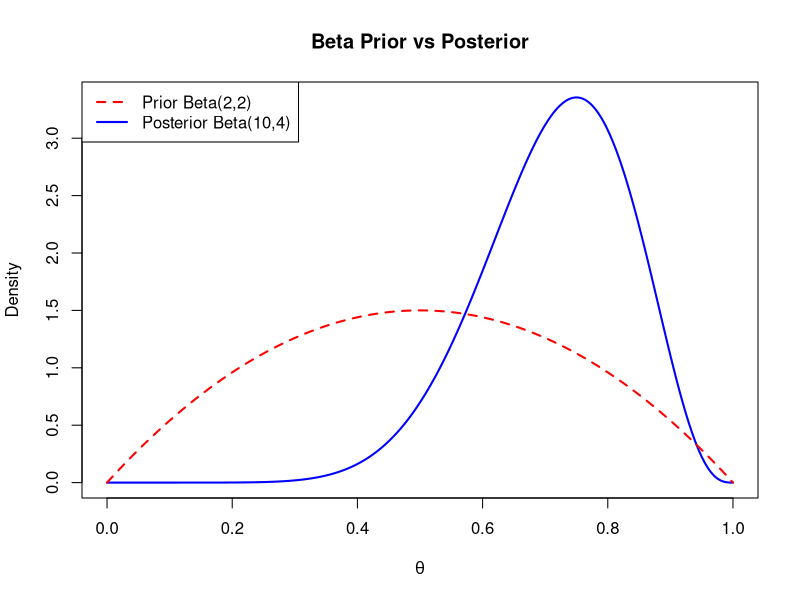
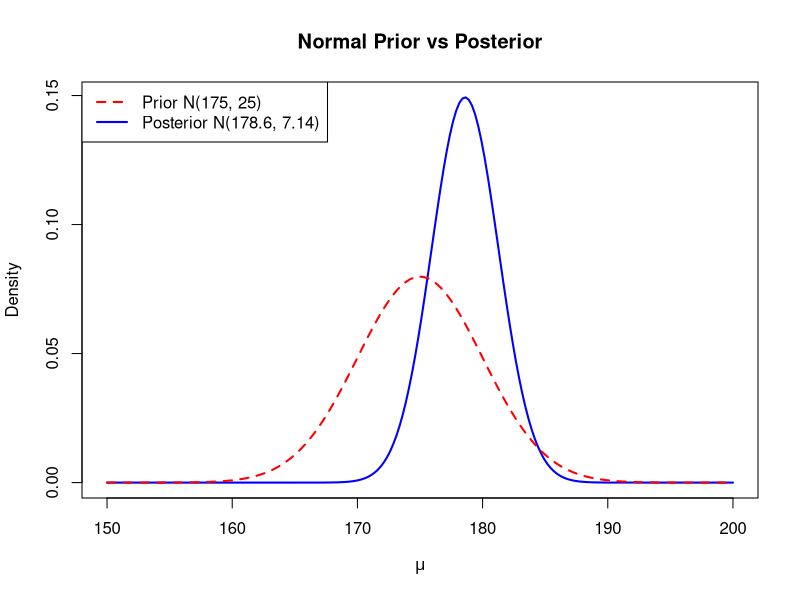
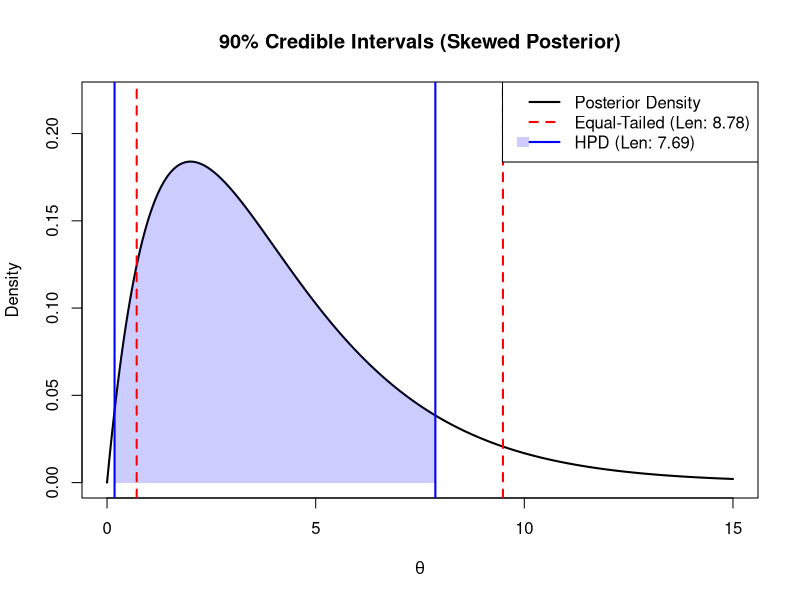
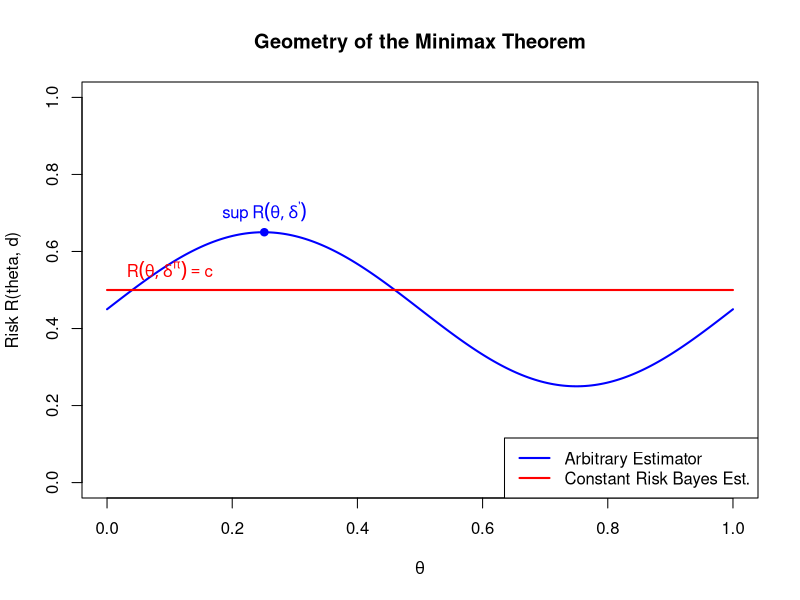
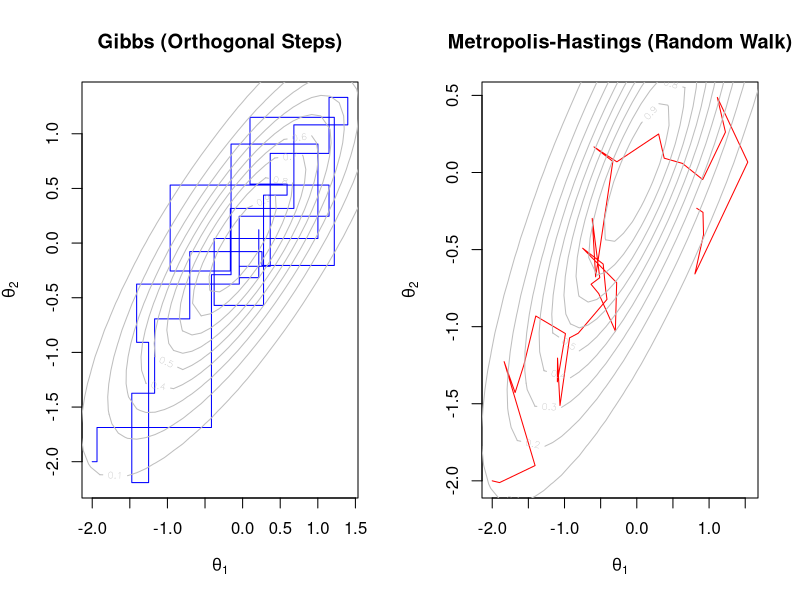

The R script that drew these images, in order: (Note: this script raises an error after producing the figures.)
## ---- chunk 1
#| label: fig-beta-conjugacy
#| fig-cap: "Prior vs Posterior for Beta-Binomial Example"
#| echo: true

theta <- seq(0, 1, length.out = 200)

# Prior: Beta(2, 2)
prior <- dbeta(theta, shape1 = 2, shape2 = 2)

# Posterior: Beta(10, 4)
posterior <- dbeta(theta, shape1 = 10, shape2 = 4)

plot(theta, posterior, type = 'l', lwd = 2, col = "blue",
     xlab = expression(theta), ylab = "Density",
     main = "Beta Prior vs Posterior", ylim = c(0, max(c(prior, posterior))))
lines(theta, prior, col = "red", lty = 2, lwd = 2)
legend("topleft", legend = c("Prior Beta(2,2)", "Posterior Beta(10,4)"),
       col = c("red", "blue"), lty = c(2, 1), lwd = 2)
## ---- chunk 2
#| label: fig-normal-conjugacy
#| fig-cap: "Prior vs Posterior for Normal-Normal Example"
#| echo: true

mu_vals <- seq(150, 200, length.out = 200)

# Prior: N(175, 25) -> SD = 5
prior_norm <- dnorm(mu_vals, mean = 175, sd = 5)

# Posterior: N(178.6, 7.14) -> SD = Sqrt(7.14) Approx 2.67
posterior_norm <- dnorm(mu_vals, mean = 178.6, sd = sqrt(7.14))

plot(mu_vals, posterior_norm, type = 'l', lwd = 2, col = "blue",
     xlab = expression(mu), ylab = "Density",
     main = "Normal Prior vs Posterior",
     ylim = c(0, max(c(prior_norm, posterior_norm))))
lines(mu_vals, prior_norm, col = "red", lty = 2, lwd = 2)
legend("topleft", legend = c("Prior N(175, 25)", "Posterior N(178.6, 7.14)"),
       col = c("red", "blue"), lty = c(2, 1), lwd = 2)
## ---- chunk 3
#| label: fig-hpd-vs-equal
#| fig-cap: "Comparison of HPD and Equal-Tailed Intervals for a Skewed Distribution"
#| echo: true

# Define a Skewed Distribution: Gamma(shape=2, Rate=0.5)
x_vals <- seq(0, 15, length.out = 1000)
y_vals <- dgamma(x_vals, shape = 2, rate = 0.5)

# Target Coverage
alpha <- 0.10
target_prob <- 1 - alpha

# 1. Equal-tailed Interval (quantiles)
eq_lower <- qgamma(alpha/2, shape = 2, rate = 0.5)
eq_upper <- qgamma(1 - alpha/2, shape = 2, rate = 0.5)

# 2. HPD Interval (density Threshold Optimization)
# We Look for a Density Threshold K Such That the Area Above K Is 0.90
find_hpd <- function(dist_vals, density_vals, probability) {
  # Sort density values
  ord <- order(density_vals, decreasing = TRUE)
  sorted_dens <- density_vals[ord]
  sorted_dist <- dist_vals[ord]
  
  # Accumulate probability (approximation)
  dx <- diff(dist_vals)[1]
  cum_prob <- cumsum(sorted_dens * dx)
  
  # Find cutoff index
  cutoff_idx <- which(cum_prob >= probability)[1]
  
  # Get the subset of x values
  hpd_set <- sorted_dist[1:cutoff_idx]
  return(c(min(hpd_set), max(hpd_set)))
}

hpd_bounds <- find_hpd(x_vals, y_vals, target_prob)
hpd_lower <- hpd_bounds[1]
hpd_upper <- hpd_bounds[2]

# Plotting
plot(x_vals, y_vals, type = 'l', lwd = 2, col = "black",
     main = "90% Credible Intervals (Skewed Posterior)",
     xlab = expression(theta), ylab = "Density",
     ylim = c(0, max(y_vals) * 1.2))

# Shade HPD
polygon(c(x_vals[x_vals >= hpd_lower & x_vals <= hpd_upper], hpd_upper, hpd_lower),
        c(y_vals[x_vals >= hpd_lower & x_vals <= hpd_upper], 0, 0),
        col = rgb(0, 0, 1, 0.2), border = NA)

# Draw Equal-tailed Lines (red)
abline(v = c(eq_lower, eq_upper), col = "red", lwd = 2, lty = 2)
# Draw HPD Lines (blue)
abline(v = c(hpd_lower, hpd_upper), col = "blue", lwd = 2, lty = 1)

legend("topright", 
       legend = c("Posterior Density", 
                  paste0("Equal-Tailed (Len: ", round(eq_upper - eq_lower, 2), ")"), 
                  paste0("HPD (Len: ", round(hpd_upper - hpd_lower, 2), ")")),
       col = c("black", "red", "blue"), 
       lty = c(1, 2, 1), lwd = 2,
       fill = c(NA, NA, rgb(0, 0, 1, 0.2)), border = NA)

## ---- chunk 4
#| label: fig-minimax-proof
#| fig-cap: "Visual Proof: Any alternative estimator (Blue) with Bayes risk comparable to the Constant Risk estimator (Red) must have a higher maximum risk."
#| echo: true

# Define Parameter Space Theta
theta <- seq(0, 1, length.out = 200)

# 1. Constant Risk Bayes Estimator (risk = C)
c_val <- 0.5
risk_bayes <- rep(c_val, length(theta))

# 2. Arbitrary Alternative Estimator
# This Function Is Chosen Such That It Dips Below C but Rises Above It Elsewhere
risk_alt <- c_val + 0.2 * sin(2 * pi * theta) - 0.05

# Plotting
plot(theta, risk_alt, type = 'l', lwd = 2, col = "blue",
     ylim = c(0, 1), ylab = "Risk R(theta, d)", xlab = expression(theta),
     main = "Geometry of the Minimax Theorem")

# Add Constant Risk Line
lines(theta, risk_bayes, col = "red", lwd = 2)

# Mark the Maximum of the Alternative
max_alt <- max(risk_alt)
max_theta <- theta[which.max(risk_alt)]
points(max_theta, max_alt, pch = 19, col = "blue")
text(max_theta, max_alt, labels = expression(sup~R(theta, delta^"'")), pos = 3, col = "blue")

# Label the Constant Risk
text(0.1, c_val, labels = expression(R(theta, delta^pi) == c), pos = 3, col = "red")

# Add Legend
legend("bottomright", legend = c("Arbitrary Estimator", "Constant Risk Bayes Est."),
       col = c("blue", "red"), lwd = 2, lty = 1)
## ---- chunk 5
#| label: fig-mcmc-comparison
#| fig-cap: "Comparison of Sampling Paths"
#| echo: true
#| fig-height: 5
#| fig-width: 10

set.seed(123)
rho <- 0.8
log_target <- function(x, y) { -0.5 * (x^2 - 2*rho*x*y + y^2) / (1 - rho^2) }

# Gibbs Path (Step-wise update)
gx <- -2; gy <- -2
gx_path <- gx; gy_path <- gy
for(i in 1:25) {
  gx <- rnorm(1, rho * gy, sqrt(1 - rho^2))
  gx_path <- c(gx_path, gx, gx); gy_path <- c(gy_path, gy, gy) # Horizontal move
  gy <- rnorm(1, rho * gx, sqrt(1 - rho^2))
  gx_path <- c(gx_path, gx); gy_path <- c(gy_path, gy) # Vertical move
}

# MH Path (Random Walk)
mx <- numeric(50); my <- numeric(50)
mx[1] <- -2; my[1] <- -2
for(i in 2:50) {
  px <- mx[i-1] + rnorm(1, 0, 0.4); py <- my[i-1] + rnorm(1, 0, 0.4)
  acc <- exp(log_target(px, py) - log_target(mx[i-1], my[i-1]))
  if(runif(1) < acc) { mx[i] <- px; my[i] <- py } else { mx[i] <- mx[i-1]; my[i] <- my[i-1] }
}

par(mfrow = c(1, 2))
t_seq <- seq(-3, 3, length=50); z <- outer(t_seq, t_seq, function(x,y) exp(log_target(x,y)))
plot(gx_path, gy_path, type="l", col="blue", main="Gibbs (Orthogonal Steps)", xlab=expression(theta[1]), ylab=expression(theta[2]))
contour(t_seq, t_seq, z, add=TRUE, col="gray")
plot(mx, my, type="l", col="red", main="Metropolis-Hastings (Random Walk)", xlab=expression(theta[1]), ylab=expression(theta[2]))
contour(t_seq, t_seq, z, add=TRUE, col="gray")
## ---- chunk 6
#| label: tbl-baseball-data-full
#| echo: true

# Pre-season data
ni <- c(58, 59, 74, 84, 69, 63, 60, 54, 53, 60, 66, 66, 72, 64, 42, 38, 58)
yi <- c(7, 9, 4, 7, 3, 6, 2, 10, 2, 2, 4, 3, 2, 5, 3, 2, 6)

# Regular season results
Ni <- c(509, 643, 633, 645, 606, 555, 619, 609, 552, 540, 561, 440, 585, 531, 454, 504, 244)
Yi <- c(70, 66, 56, 46, 45, 44, 43, 40, 37, 34, 32, 30, 29, 28, 23, 21, 15)

# Calculate Derived Values
p_pre   <- yi / ni                       # Pre-season Probability
x       <- sqrt(ni) * asin(2 * p_pre - 1) # Transformed Pre-season (x_i)

p_season <- Yi / Ni                       # Season Probability
true_mu  <- sqrt(ni) * asin(2 * p_season - 1) # Transformed Season (mu_i)

# Create data frame
baseball_data <- data.frame(
  Player = 1:17,
  Pre_HR = yi,
  Pre_AtBats = ni,
  p_pre = round(p_pre, 3),
  x = round(x, 3),
  Season_HR = Yi,
  Season_AtBats = Ni,
  p_season = round(p_season, 3),
  true_mu = round(true_mu, 3)
)

# Display the data
knitr::kable(baseball_data, 
             col.names = c("Player", "$y_i$", "$n_i$", "$p_i^{\\text{pre}}$", "$x_i$", 
                           "$Y_i$", "$N_i$", "$p_i^{\\text{seas}}$", "$\\mu_i$"),
             align = "c",
             caption = "1998 MLB Statistics: Raw Counts, Probabilities, and Transformed Data")
## ---- chunk 7
#| label: method-mle
#| echo: true

# Simple Estimate is just the data itself
mu_mle <- df_baseball$x

# MSE Calculation
mse_mle <- sum((mu_mle - df_baseball$true_mu)^2)
## ---- chunk 8
#| label: method-js
#| echo: true

theta_hat <- mean(x)
S <- sum((x - theta_hat)^2)
shrinkage_factor <- 1 - (14 / S)

mu_js <- theta_hat + shrinkage_factor * (x - theta_hat)

# MSE Calculation
mse_js <- sum((mu_js - df_baseball$true_mu)^2)
## ---- chunk 9
#| label: method-brms
#| echo: true
#| results: hide
#| message: false
#| warning: false

# Fit Random Intercept Model: x | se(1) ~ 1 + (1|Player)
fit_brms <- brm(
  formula = x | se(sei, sigma = TRUE) ~ 1 + (1 | Player),
  data = df_baseball,
  prior = c(
    prior(normal(0, 10), class = "Intercept"),
    prior(cauchy(0, 2), class = "sd")
  ),
  chains = 2, iter = 4000, warmup = 1000, seed = 123,
  refresh = 0
)

# Extract Point Estimates (Posterior Means)
post_means <- fitted(fit_brms)[, "Estimate"]
mu_brms <- post_means

# MSE Calculation
mse_brms <- sum((mu_brms - df_baseball$true_mu)^2)
## ---- chunk 10
#| label: tbl-estimates-sorted
#| echo: true

# 1. Compile all estimates into a single data frame
# Using 'baseball_data' as the source
df_estimates <- data.frame(
  Player = 1:17,
  ni = baseball_data$Pre_AtBats,       # Use column names from baseball_data
  x_i = baseball_data$x,               # MLE Estimate (Raw Data)
  mu_js = mu_js,                       # James-Stein Estimate
  mu_bayes = mu_brms,                  # Fully Bayesian Estimate
  mu_true = baseball_data$true_mu      # True Season Parameter
)

# 2. Sort by x_i (ascending)
df_sorted <- df_estimates[order(df_estimates$x_i), ]

# 3. Create a display version (rounding values)
df_display_mu <- df_sorted
df_display_mu[, 3:6] <- round(df_display_mu[, 3:6], 3)

# 4. Display the table
knitr::kable(df_display_mu[, c("Player", "x_i", "mu_js", "mu_bayes", "mu_true")],
             row.names = FALSE,
             col.names = c("Player", "$x_i$ (MLE)", "$\\hat{\\mu}_{JS}$", 
                           "$\\hat{\\mu}_{Bayes}$", "$\\mu_{true}$"),
             align = "c",
             caption = "Comparison of Estimates (Sorted by Pre-season $x_i$)")
## ---- chunk 11
#| label: fig-error-index-sorted
#| fig-cap: "Squared Error by Sorted Player Index (Transformed Scale)"
#| echo: true
#| fig-height: 5

# Calculate Squared Errors using the SORTED dataframe
err_mle  <- (df_sorted$x_i - df_sorted$mu_true)^2
err_js   <- (df_sorted$mu_js - df_sorted$mu_true)^2
err_brms <- (df_sorted$mu_bayes - df_sorted$mu_true)^2

# Total MSE for Legend
mse_mle  <- mean(err_mle) 
mse_js   <- mean(err_js)
mse_brms <- mean(err_brms)

# Determine Y-axis range
y_max <- max(c(err_mle, err_js, err_brms))

# Plot MLE Errors (Baseline)
plot(1:17, err_mle, type = "b", pch = 1, col = "black", lty = 2,
     xlab = "Player Index (Sorted by Pre-season Performance)", 
     ylab = expression(Squared~Error~~(hat(mu) - mu[true])^2),
     main = "Estimation Error Comparison (Sorted)",
     ylim = c(0, y_max))

# Add James-Stein Errors
lines(1:17, err_js, type = "b", pch = 19, col = "blue")

# Add Bayesian (brms) Errors
lines(1:17, err_brms, type = "b", pch = 17, col = "red")

# Add Grid and Legend
grid()
legend("topleft", 
       title = "Mean Squared Error",
       legend = c(paste0("MLE: ", round(mse_mle, 3)), 
                  paste0("JS: ", round(mse_js, 3)), 
                  paste0("Bayes: ", round(mse_brms, 3))),
       col = c("black", "blue", "red"), 
       pch = c(1, 19, 17), 
       lty = c(2, 1, 1))
## ---- chunk 12
#| label: tbl-prob-estimates-sorted
#| echo: true

# 1. Define Inverse Transformation
inv_trans <- function(mu, n) {
  0.5 * (sin(mu / sqrt(n)) + 1)
}

# 2. Convert Sorted Estimates to Probability Scale
# We use the 'ni' column from df_sorted to ensure the correct N is used for each player
df_prob_sorted <- data.frame(
  Player = df_sorted$Player,
  p_mle   = inv_trans(df_sorted$x_i, df_sorted$ni),
  p_js    = inv_trans(df_sorted$mu_js, df_sorted$ni),
  p_bayes = inv_trans(df_sorted$mu_bayes, df_sorted$ni),
  p_true  = inv_trans(df_sorted$mu_true, df_sorted$ni)
)

# 3. Create display table
df_display_p <- df_prob_sorted
df_display_p[, 2:5] <- round(df_display_p[, 2:5], 3)

knitr::kable(df_display_p,
             row.names = FALSE,
             col.names = c("Player", "$\\hat{p}_{MLE}$", "$\\hat{p}_{JS}$", 
                           "$\\hat{p}_{Bayes}$", "$p_{true}$"),
             align = "c",
             caption = "Comparison of Estimated Strike Rates (Sorted by Pre-season Performance)")
## ---- chunk 13
#| label: fig-error-prob-sorted
#| fig-cap: "Squared Error Comparison on Probability Scale (Sorted)"
#| echo: true
#| fig-height: 5

# 1. Calculate Squared Errors using the SORTED probability dataframe
err_p_mle  <- (df_prob_sorted$p_mle - df_prob_sorted$p_true)^2
err_p_js   <- (df_prob_sorted$p_js - df_prob_sorted$p_true)^2
err_p_brms <- (df_prob_sorted$p_bayes - df_prob_sorted$p_true)^2

# 2. Calculate Sum of Squared Errors (SSE)
sse_p_mle  <- sum(err_p_mle)
sse_p_js   <- sum(err_p_js)
sse_p_brms <- sum(err_p_brms)

# 3. Plotting
y_max_p <- max(c(err_p_mle, err_p_js, err_p_brms))

plot(1:17, err_p_mle, type = "b", pch = 1, col = "black", lty = 2,
     xlab = "Player Index (Sorted by Pre-season Performance)", 
     ylab = expression(Squared~Error~~(hat(p) - p[true])^2),
     main = "Error Comparison on Probability Scale (Sorted)",
     ylim = c(0, y_max_p))

lines(1:17, err_p_js, type = "b", pch = 19, col = "blue")
lines(1:17, err_p_brms, type = "b", pch = 17, col = "red")

grid()
legend("topleft", 
       title = "Sum Squared Error",
       legend = c(paste0("MLE: ", round(sse_p_mle, 4)), 
                  paste0("JS: ", round(sse_p_js, 4)), 
                  paste0("Bayes: ", round(sse_p_brms, 4))),
       col = c("black", "blue", "red"), 
       pch = c(1, 19, 17), 
       lty = c(2, 1, 1))
## ---- chunk 14
#| label: tbl-four-methods
#| echo: true
#| warning: false
#| message: false

# 1. Prepare Variables from Previous Chunks
# We assume 'baseball_data', 'mu_js', and 'mu_brms' exist from previous steps.
# 'mu_brms' is the posterior mean of mu from the brms model.

# Inverse Transformation Function
inv_trans <- function(mu, n) { 0.5 * (sin(mu / sqrt(n)) + 1) }

# 2. Calculate Method 3: Bayes (Plug-in)
# Transform the posterior mean of mu directly
p_hat_plugin <- inv_trans(mu_brms, baseball_data$Pre_AtBats)

# 3. Calculate Method 4: Bayes (Predictive)
# We simulate the posterior integration. We approximate the posterior variance 
# using the shrinkage estimate derived in the James-Stein step.
p_hat_pred <- numeric(17)
shrinkage_est <- 1 - 14/sum((baseball_data$x - mean(baseball_data$x))^2)

for(i in 1:17) {
  # A. Simulate posterior samples for mu_i
  # Mean = mu_brms[i], Variance approx (1 - shrinkage)
  sim_mus <- rnorm(5000, mean = mu_brms[i], sd = sqrt(shrinkage_est)) 
  
  # B. Convert samples to probability p using Pre-season N (scaling factor)
  sim_ps <- inv_trans(sim_mus, baseball_data$Pre_AtBats[i])
  
  # C. Predict Season Home Runs (Expected Y given p and Season N)
  sim_Ys <- sim_ps * baseball_data$Season_AtBats[i]
  
  # D. Average Y to get Expected Season Count
  Y_hat <- mean(sim_Ys)
  
  # E. Calculate p_hat_predictive
  p_hat_pred[i] <- Y_hat / baseball_data$Season_AtBats[i]
}

# 4. Combine Estimates into Data Frame
df_four_methods <- data.frame(
  Player = baseball_data$Player,
  p_mle = inv_trans(baseball_data$x, baseball_data$Pre_AtBats),
  p_js  = inv_trans(mu_js, baseball_data$Pre_AtBats),
  p_plugin = p_hat_plugin,
  p_pred   = p_hat_pred,
  p_true   = baseball_data$p_season,
  x_i      = baseball_data$x # for sorting
)

# 5. Sort by pre-season performance (x_i)
df_four_sorted <- df_four_methods[order(df_four_methods$x_i), ]
## ---- chunk 15
#| label: tbl-four-comparison
#| echo: true

df_display_four <- df_four_sorted
df_display_four[, 2:7] <- round(df_display_four[, 2:7], 3)

knitr::kable(df_display_four[, c("Player", "p_mle", "p_js", "p_plugin", "p_pred", "p_true")],
             row.names = FALSE,
             col.names = c("Player", "MLE", "James-Stein", "Bayes (Plug-in)", "Bayes (Pred)", "True Rate"),
             align = "c",
             caption = "Comparison of Probability Estimates (Sorted by Pre-season Performance)")
## ---- chunk 16
#| label: fig-error-relative
#| fig-cap: "Relative Error Assessment: Four Methods"
#| echo: true
#| fig-height: 6

# 1. Define the Error Metric Function
calc_metric <- function(p_hat, p_true) {
  # Avoid division by zero if p_true is exactly 0 or 1 (though not the case here)
  denom <- pmin(p_true, 1 - p_true)
  abs(p_hat - p_true) / denom
}

# 2. Calculate Errors for each method (using sorted data frame from previous steps)
# We assume df_four_sorted exists from the previous chunk
metric_mle    <- calc_metric(df_four_sorted$p_mle, df_four_sorted$p_true)
metric_js     <- calc_metric(df_four_sorted$p_js, df_four_sorted$p_true)
metric_plugin <- calc_metric(df_four_sorted$p_plugin, df_four_sorted$p_true)
metric_pred   <- calc_metric(df_four_sorted$p_pred, df_four_sorted$p_true)

# 3. Calculate Sum of Errors for the Legend
sum_mle    <- sum(metric_mle)
sum_js     <- sum(metric_js)
sum_plugin <- sum(metric_plugin)
sum_pred   <- sum(metric_pred)

# 4. Plotting
y_max <- max(c(metric_mle, metric_js, metric_plugin, metric_pred)) * 1.2

plot(1:17, metric_mle, type = "b", pch = 1, col = "black", lty = 2,
     xlab = "Player Index (Sorted by Pre-season Performance)", 
     ylab = "Relative Standardized Error",
     main = "Assessment of Estimation Methods",
     ylim = c(0, y_max))

lines(1:17, metric_js, type = "b", pch = 19, col = "blue")
lines(1:17, metric_plugin, type = "b", pch = 17, col = "red")
lines(1:17, metric_pred, type = "b", pch = 15, col = "darkgreen")

grid()

# 5. Legends
# Legend 1: Method Identification (Top Right)
legend("topright", 
       legend = c("MLE", "James-Stein", "Bayes (Plug-in)", "Bayes (Pred)"),
       col = c("black", "blue", "red", "darkgreen"), 
       pch = c(1, 19, 17, 15), 
       lty = c(2, 1, 1, 1),
       cex = 0.8, bg = "white")

# Legend 2: Total Error Summary (Top Middle)
legend("top", 
       title = "Sum of Relative Errors",
       legend = c(paste0("MLE: ", round(sum_mle, 3)), 
                  paste0("JS: ", round(sum_js, 3)), 
                  paste0("Plugin: ", round(sum_plugin, 3)),
                  paste0("Pred: ", round(sum_pred, 3))),
       fill = NA, border = NA, bty = "n", # No box to blend in
       cex = 0.9, horiz = TRUE, inset = c(0, 0.08)) # inset moves it down slightly
## ---- chunk 17
#| label: fig-error-four
#| fig-cap: "Squared Error Comparison: Four Methods"
#| echo: true
#| fig-height: 5

# Calculate Squared Errors
err_mle    <- (df_four_sorted$p_mle - df_four_sorted$p_true)^2
err_js     <- (df_four_sorted$p_js - df_four_sorted$p_true)^2
err_plugin <- (df_four_sorted$p_plugin - df_four_sorted$p_true)^2
err_pred   <- (df_four_sorted$p_pred - df_four_sorted$p_true)^2

# Sum of Squared Errors
sse_mle    <- sum(err_mle)
sse_js     <- sum(err_js)
sse_plugin <- sum(err_plugin)
sse_pred   <- sum(err_pred)

# Plotting
y_max <- max(c(err_mle, err_js, err_plugin, err_pred))

plot(1:17, err_mle, type = "b", pch = 1, col = "black", lty = 2,
     xlab = "Player Index (Sorted by Pre-season Performance)", 
     ylab = expression(Squared~Error~~(hat(p) - p[true])^2),
     main = "Error Comparison (Probability Scale)",
     ylim = c(0, y_max))

lines(1:17, err_js, type = "b", pch = 19, col = "blue")
lines(1:17, err_plugin, type = "b", pch = 17, col = "red")
lines(1:17, err_pred, type = "b", pch = 15, col = "darkgreen")

grid()
legend("topleft", 
       title = "Sum Squared Error",
       legend = c(paste0("MLE: ", round(sse_mle, 4)), 
                  paste0("JS: ", round(sse_js, 4)), 
                  paste0("Bayes (Plug-in): ", round(sse_plugin, 4)),
                  paste0("Bayes (Pred): ", round(sse_pred, 4))),
       col = c("black", "blue", "red", "darkgreen"), 
       pch = c(1, 19, 17, 15), 
       lty = c(2, 1, 1, 1),
       cex = 0.8)
